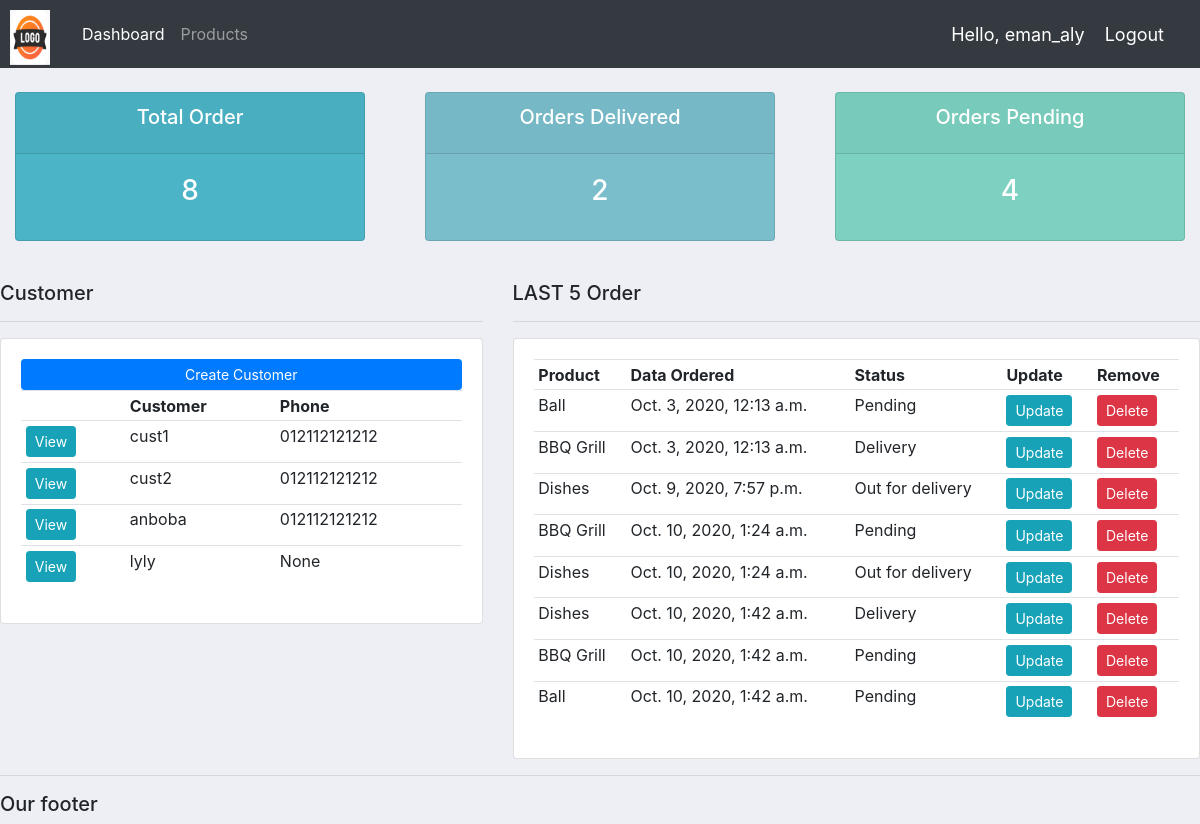
The app's page / (signed in) with its own data.
### accounts/models.py (models this page shows, shortened)
class Customer(models.Model):
	user=models.OneToOneField(User,null=True,blank=True,on_delete=models.CASCADE)
	name=models.CharField(max_length = 200,null=True)
	phone=models.CharField(max_length = 200,null=True)
	email=models.CharField(max_length = 200,null=True)
	profile_pic=models.ImageField(default="profile.png",null=True,blank=True)
	data_created=models.DateTimeField(auto_now_add=True)

class Order(models.Model):
	STATUS=(
		('Pending','Pending'),
		('Out for delivery','Out for delivery'),
		('Delivery','Delivery'),
		)
	customer=models.ForeignKey(Customer,null=True,on_delete=models.SET_NULL)
	Product=models.ForeignKey(Product,null=True,on_delete=models.SET_NULL)
	data_created=models.DateTimeField(auto_now_add=True)
	status=models.CharField(max_length = 200, null=True, choices=STATUS)
	note=models.CharField(max_length = 1000, null=True)

class Product(models.Model):
	CATEGORY=(
		('Indoor','Indoor'),
		('Out Door','Out Door'),
		)
	name=models.CharField(max_length = 200,null=True)
	price=models.FloatField(null=True)
	category=models.CharField(max_length = 200,null=True,choices=CATEGORY)
	description=models.CharField(max_length = 200,null=True,blank=True)
	data_created=models.DateTimeField(auto_now_add=True)
	tags=models.ManyToManyField(Tag)
	def __str__(self):
		return self.name

### accounts/decorators.py (the view)
	def wrapper_function(request, *args, **kwargs):
		group = None
		if request.user.groups.exists():
			group = request.user.groups.all()[0].name
		if group == 'customer':
			return redirect('user-page')
		if group == 'admin':
			return view_func(request, *args, **kwargs)

### accounts/views.py (called while the page is built)
@login_required(login_url='login')
@admin_only
def home(request):
	orders=Order.objects.all()
	customers=Customer.objects.all()
	total_customers=customers.count()
	total_orders=orders.count()
	delivered=orders.filter(status='Delivery').count()
	pending=orders.filter(status='Pending').count()
	context={'orders':orders,'customers':customers,'total_customers':total_customers,
	'total_orders':total_orders,'delivered':delivered,'pending':pending}
	return render(request,'accounts/dashboard.html',context)

### accounts/templates/accounts/dashboard.html
{% extends 'accounts/main.html' %}
{% block content %}
	{% include 'accounts/status.html' %}
 <br>
<div class="row">
	<div class="col-md-5">
		<h5> Customer</h5>
		<hr>
		<div class="card card-body">
			<a class="btn btn-primary btn-sm btn-block" href="">Create Customer</a>
			<table class="table table-sm">
				<tr>
                    <th></th>
					<th>Customer</th>
					<th>Phone</th>
                    {% for i in customers %}
                    <tr>
                     <td><a class="btn btn-sm btn-info" href="{% url 'customer' i.id %}">View</a></td>
                     <td>{{i.name}}</td>
                     <td>{{i.phone}}</td>
                    </tr>
                   {% endfor %}
				</tr>
			</table>
		</div>
	</div>
    <div class="col-md-7">
    	<h5> LAST 5 Order</h5>
    	<hr>
    	<div class="card card-body">
    		<table class="table table-sm">
    			<tr>
    				<th>Product</th>
    				<th>Data Ordered</th>
    				<th>Status</th>
    				<th>Update</th>
    				<th>Remove</th>
    			</tr>
                {% for j in orders %}
                    <tr>
                     <td>{{j.Product}}</td>
                     <td>{{j.data_created}}</td>
                     <td>{{j.status}}</td>
                     <td><a class="btn btn-sm btn-info" href="{% url 'update_order' j.id %}">Update</a></td>
                     <td><a class="btn btn-sm btn-danger" href="{% url 'delete_order' j.id %}">Delete</a></td>
                    </tr>
                {% endfor %}
    		</table>
    	</div>
    </div>
</div>
{% endblock%}

### accounts/templates/accounts/main.html (shortened to what this page needs)
{% load static %}
<html>
<head>
	<link rel="stylesheet" href="https://stackpath.bootstrapcdn.com/bootstrap/4.5.2/css/bootstrap.min.css">
   <link rel="stylesheet" type="text/css" href="{% static '/css/main.css' %}">
</head>
<body>
	{% include 'accounts/navbar.html' %}
	{% block content %}{% endblock%}
	<hr>
	<h5>Our footer</h5>
</body>
</html>

### accounts/templates/accounts/navbar.html (shortened to what this page needs)
{% load static %}
<nav class="navbar navbar-expand-lg navbar-dark bg-dark">
    <a class="navbar-brand" href="#">
<img src="{% static 'images/logo.png' %} " id="logo"> <pre>    </pre>
</a>
  <div class="collapse navbar-collapse" id="navbarNav">
    <ul class="navbar-nav">
      {% if request.user.is_staff %}
      <li class="nav-item active">
        <a class="nav-link" href="{% url 'home'%}">Dashboard</a>
      </li>
      <li class="nav-item">
        <a class="nav-link" href="{% url 'products'%}">Products</a>
      </li>
    {% else %}
      <li class="nav-item">
        <a class="nav-link" href="{% url 'account'%}">Settings</a>
      </li>
    {% endif %}
    </ul>
  </div>
   <span class="hello-msg">Hello, {{request.user}}</span>
  <span ><a  class="hello-msg" href="{% url 'logout' %}">Logout</a></span>
</nav>

### accounts/templates/accounts/status.html
<br>
<div class="row">
	<div class="col">
		<div class="col-md">
			<div class="card text-center text-white mb-3" id="total-orders">
				<div class="card-header">
					<h5 class="card-title">Total Order</h5>
				</div>
				<div class="card-body">
					<h3 class="card-title">{{total_orders}}</h3>
				</div>
			</div>
		</div>
	</div>
		<div class="col">
		<div class="col-md">
			<div class="card text-center text-white mb-3" id="orders-delivered">
				<div class="card-header">
					<h5 class="card-title">Orders Delivered</h5>
				</div>
				<div class="card-body">
					<h3 class="card-title">{{delivered}}</h3>
				</div>
			</div>
		</div>
	</div>
	<div class="col">
		<div class="col-md">
			<div class="card text-center text-white mb-3" id="orders-pending">
				<div class="card-header">
					<h5 class="card-title">Orders Pending</h5>
				</div>
				<div class="card-body">
					<h3 class="card-title">{{pending}}</h3>
				</div>
			</div>
		</div>
	</div>
</div>

### static/css/main.css (style rules this page uses)
#logo { width: 40px; height: 55px; position: fixed; top: 10px; left: 10px; z-index: 1000; }
body { background-color: #edeff5; }
#total-orders { background-color: #4cb4c7; }
#orders-delivered { background-color: #7abecc; }
#orders-pending { background-color: #7CD1C0; }

### accounts/templates/accounts/navbar.html (style rules this page uses)
.hello-msg { font-size: 18px; color: #fff; margin-right: 20px; }

### records on screen
Customer: name "cust1", phone "012112121212"
Customer: name "cust2", phone "012112121212"
Customer: name "anboba", phone "012112121212"
Customer: name "lyly", phone "None"
Order: Product "Ball", data_created "Oct. 3, 2020, 12:13 a.m.", status "Pending"
Order: Product "BBQ Grill", data_created "Oct. 3, 2020, 12:13 a.m.", status "Delivery"
Order: Product "Dishes", data_created "Oct. 9, 2020, 7:57 p.m.", status "Out for delivery"
Order: Product "BBQ Grill", data_created "Oct. 10, 2020, 1:24 a.m.", status "Pending"
Order: Product "Dishes", data_created "Oct. 10, 2020, 1:24 a.m.", status "Out for delivery"
Order: Product "Dishes", data_created "Oct. 10, 2020, 1:42 a.m.", status "Delivery"
Order: Product "BBQ Grill", data_created "Oct. 10, 2020, 1:42 a.m.", status "Pending"
Order: Product "Ball", data_created "Oct. 10, 2020, 1:42 a.m.", status "Pending"

### other values on screen
{{ request.user }} "eman_aly"
{{ total_orders }} "8"
{{ delivered }} "2"
{{ pending }} "4"
